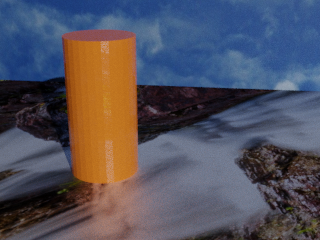
#> input picture ASN3_trumbull/Media/Frame0064.png, 320 x 240 px, found by its file name
$ python Part02.py
#> lines starting #> are read from the running program, lines starting #| are printed output that depends on the picture
import numpy as np
import cv2

Ig = cv2.imread("ASN3_trumbull/Media/Frame0064.png", 0)
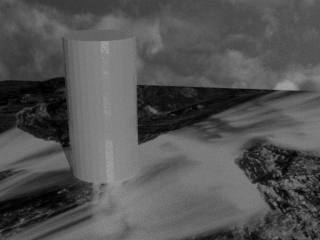
#> Ig: shape (240, 320); min 0, max 166, mean 83.4
Ky = np.array([[-1, -2, -1], [0, 0, 0], [1, 2, 1]])
Gy = cv2.filter2D(Ig, -1, Ky)
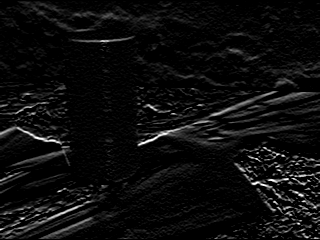
#> Gy: shape (240, 320); min 0, max 255, mean 13

Kx = np.transpose(Ky)
Gx = cv2.filter2D(Ig, -1, Kx)
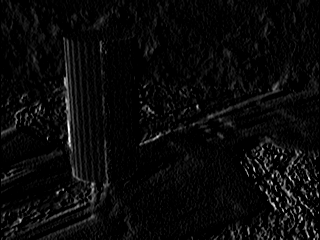
#> Gx: shape (240, 320); min 0, max 255, mean 9.7

G = (Gx ** 2 + Gy ** 2) ** 0.5
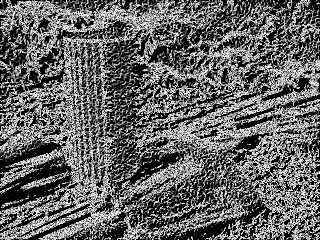
#> G: shape (240, 320) float64; min 0, max 15.81, mean 6.19; drawn with min black and max white

cv2.imshow("GrayScale", Ig)
cv2.imshow("Gy", Gy)
cv2.imshow("Gx", Gx)
cv2.imshow("G", G)
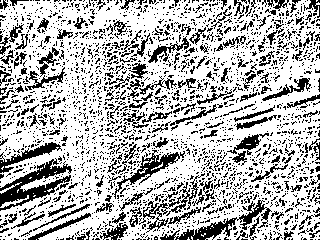
#> window 'G': shape (240, 320); 70.6% white; black in thin lines or dots

cv2.imwrite("ASN3_trumbull/Outputs/X-Gradient.png", Gx)
cv2.imwrite("ASN3_trumbull/Outputs/Y-Gradient.png", Gy)
cv2.imwrite("ASN3_trumbull/Outputs/GrayScaleImage.png", Ig)

cv2.waitKey(0)
cv2.destroyAllWindows()
